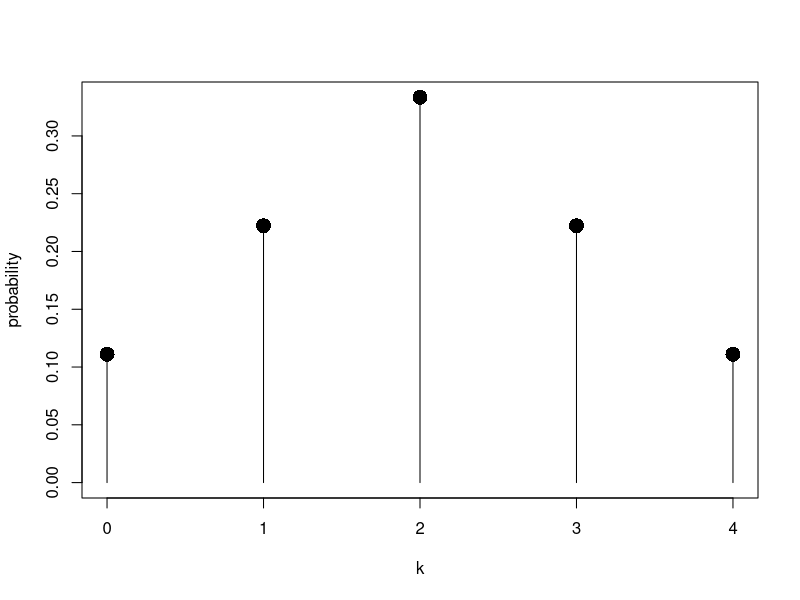
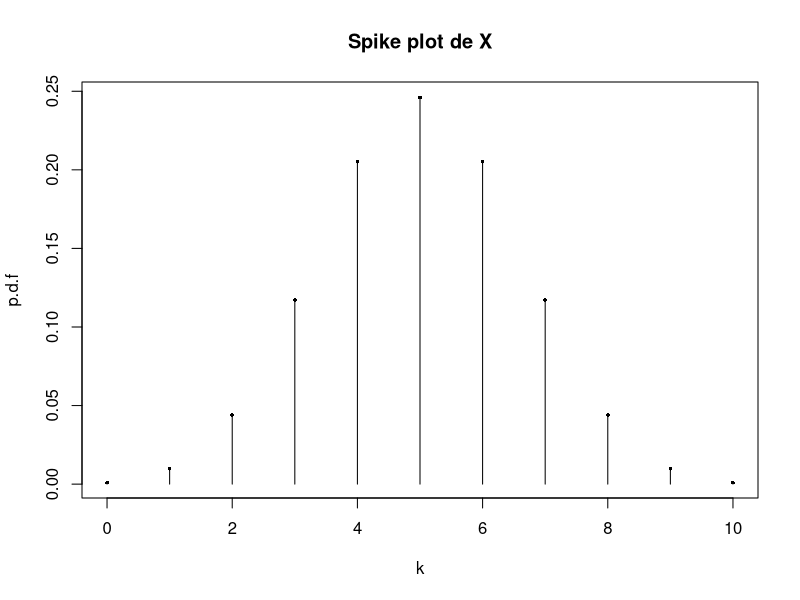
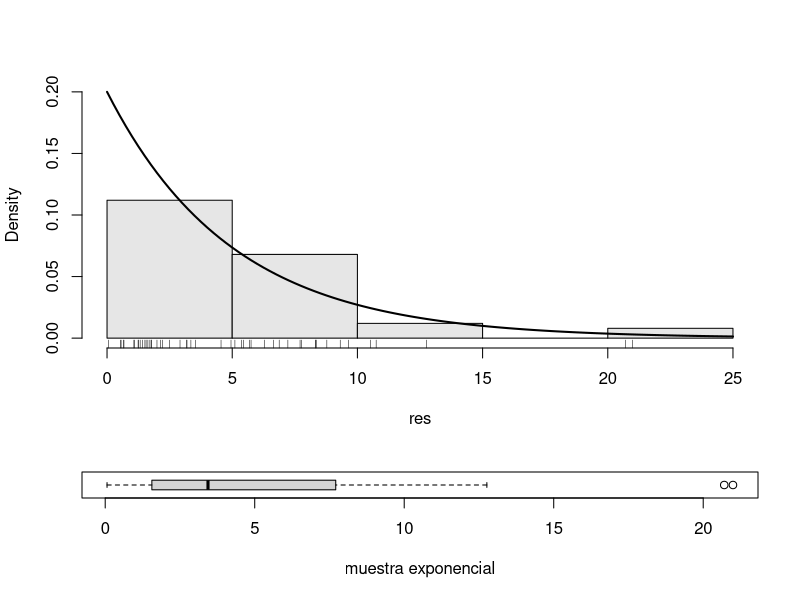
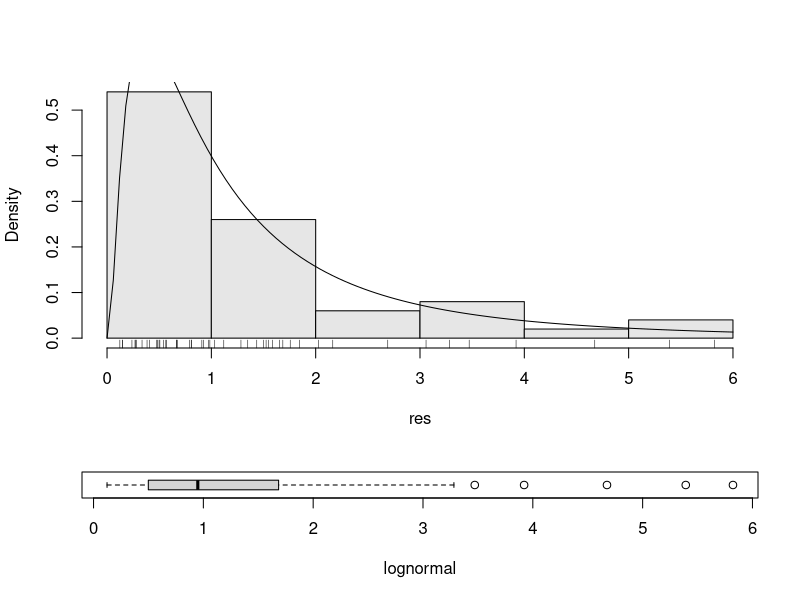

Reproduce these figures in R, in order.
# Probabilidad_Variable_Aleatoria_y_Distribuciones #
.libPaths(c("D:/R_Packages",.libPaths()))

#VALORES DISCRETOS Y CONTINUOS:

#spike plot:
# Muestra las probabilidades para cada valor en el rango de X como
# un "spike", enfatizando lo discreto de la distrubción.

k=0:4
p=c(1,2,3,2,1)/9
plot(k, p, type="h",xlab="k",ylab="probability",
     ylim=c(0,max(p)))
points(k,p,pch=16,cex=2)

#sample() generar valores aleatorios:
k=0:2
p=c(1,2,1)/4
sample(k,size=1,replace=FALSE,prob=p) #simula que todo tiene 
#la misma probabilidad de ocurrencia.
sample(k,size=1,prob=p)

#lanzar una moneda 10 veces, cara=1 y sello=0
sample(0:1, size=10, replace=TRUE) #i.i.d sample
sample (1:6,size=10, replace=TRUE) #lanzar un 
#dado 10 veces.
#suma de lanzar el dado 10 veces
sample(1:6,size=10,replace=TRUE)+ 
  sample(1:6,size=10,replace=TRUE)
#Asumir que 10000 personas se les pregunta
#si les gusta comer pollo o no y 6200 dicen si.
#Luego si elegimos una muestra de 10:
sample(rep(0:1,c(3200,6800)),size=10,replace=TRUE)
sample(0:1, size=10, replace=T, prob=c(1-.62,.62))

#Familia de distribuciones:
# d: retorna la p.d.f de la distribucion.
# p.d.f: probability density function

# p: retorna la c.d.f de la distribucion.
# c.d.f:cummulative density function

# q: retorna los cuantiles.
# r: retorna una muestra aleatoria desde la distribucion.

#Cada familia de distribución tiene sus parámetros pero
# las funciones son similares en funcionamiento.

dunif(x=1, min=0, max=3)
punif(q=2,min=0,max=3)
qunif(p=1/2,min=0,max=3)
runif(n=1,min=0,max=3)
runif(n=10,min=0,max=10)

#Multiples cuantiles:
ps<-seq(0,2,by=0.2)
names(ps)=as.character(seq(0,200,by=20))
ps
qunif(ps, min=0,max=1)

#Ejemplo de distribución Binomial:

#Lanzar una moneda 10 veces. X:numero de caras.
#Si la moneda es justa. #X tienen una distribución binomial
# Binomial(10, 1/2)
# La probabilidad que X=5
choose(10,5)*(1/2)^5*(1/2)^(10-5)
# usando d function
dbinom(5,size=10, prob=1/2)
#La probabilidad de obtener 6 o menos caras
sum(dbinom(0:6,size=10,prob=1/2))

#Spike plot producido por binomial:
heights=dbinom(0:10, size=10,prob=1/2)
plot(0:10,heights,
     type="h",
     main="Spike plot de X",xlab="k",ylab="p.d.f")
points(0:10,heights,pch=16,cex=0.5)

#De una poblacion las personas que eligen geologia se les 
#considera como si y se codifica con 1 al resto con 0.
#El analisis corresponde a una Binomial(n,p) de una v.a.d
#donde n es el número de muestras.

#Si la población favorable que eligió si es 62%,calcule de una
#Muestra de 100 que tan probable es que respondan 60% o menos.
pbinom(60, size=100, prob=0.62)

#Distribucion Exponencial: Exponential(lambda)
res=rexp(50,rate=1/5)
#boxplot:
par(fig=c(0,1,0,0.35))
boxplot(res, horizontal=TRUE,bty="n",
        xlab="muestra exponencial")
#histograma
par(fig=c(0,1,0.25,1),new=TRUE)
#guardar los valores,
#luego encontrar el mas grande y setearlo
#como maximo:
tmp.hist=hist(res,plot=FALSE)
tmp.edens=density(res)
tmp.dens =dexp(0, rate=1/5)
y.max=max(tmp.hist$density,tmp.edens$y,
          tmp.dens)
hist(res,ylim=c(0,y.max),prob=TRUE,
     main="", col=gray(0.9))
curve(dexp(x,rate = 1/5),lwd=2,add=TRUE)
rug(res)

#Distribucion Normal:
#Normal(µ,σ)
pnorm(q=1.5,mean=0, sd=1)
pnorm(q=4.75, mean=0,sd=1/2)
qnorm(c(0.25,0.50,0.75)) #Areas importantes
#basadas en Z-scores
#qnorm especificamos el area que deseamos
#cuanta area es no mayor a una desviacion estandar
#desde la media:
pnorm(1)-pnorm(-1)
#dos desviaciones estandar:
1-2*pnorm(-2)
#tres desviaciones estandar:
diff(pnorm(c(-3,3)))

#LogNormal: log(x)

res=rlnorm(n=50, meanlog=0,sdlog=1)
#boxplot:
par(fig=c(0,1,0,0.35))
boxplot(res, horizontal=TRUE, bty="n",xlab="lognormal")
#histogram:
par(fig=c(0,1,0.25,1),new=TRUE)
tmp.hist=hist(res, plot=FALSE)
tmp.edens=density(res)
tmp.dens = dexp(0,rate=1/5)
ymax =max(tmp.hist$density,tmp.edens$y,
          tmp.dens)
#hist:
par(fig=c(0,1,0.25,1),new=TRUE)
hist(res,ylim=c(0,ymax),prob=TRUE,
     main="",col=gray(0.9))
curve(dlnorm(x,meanlog=0,sdlog=1),
      add=TRUE)
rug(res)

#t-distribution, F-distribution and
#chi-distrbution














